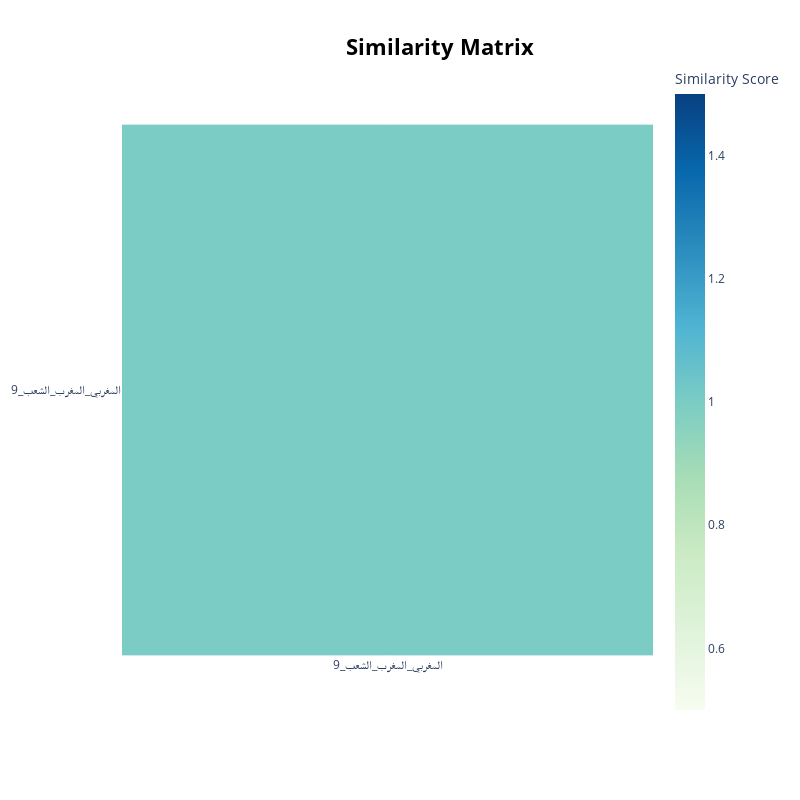

This figure's notebook cell:
### Markdown cell above
## Similarity Check

### Code cell
topic_model.visualize_heatmap(topics=[9], top_n_topics=5)

### Figure 1 — Plotly figure (JSON) as saved in the notebook; plotly's stock layout.template omitted (floating-point values rounded to 4 significant figures)
{"data": [{"coloraxis": "coloraxis", "hovertemplate": "x: %{x}<br>y: %{y}<br>Similarity Score: %{z}<extra></extra>", "name": "0", "type": "heatmap", "x": ["9_المغربي_المغرب_الشعب"], "xaxis": "x", "y": ["9_المغربي_المغرب_الشعب"], "yaxis": "y", "z": [[1]]}], "layout": {"coloraxis": {"colorbar": {"title": {"text": "Similarity Score"}}, "colorscale": [[0, "rgb(247,252,240)"], [0.125, "rgb(224,243,219)"], [0.25, "rgb(204,235,197)"], [0.375, "rgb(168,221,181)"], [0.5, "rgb(123,204,196)"], [0.625, "rgb(78,179,211)"], [0.75, "rgb(43,140,190)"], [0.875, "rgb(8,104,172)"], [1, "rgb(8,64,129)"]]}, "height": 800, "hoverlabel": {"bgcolor": "white", "font": {"family": "Rockwell", "size": 16}}, "legend": {"title": {"text": "Trend"}}, "margin": {"t": 60}, "showlegend": true, "title": {"font": {"color": "Black", "size": 22}, "text": "<b>Similarity Matrix</b>", "x": 0.55, "xanchor": "center", "y": 0.95, "yanchor": "top"}, "width": 800, "xaxis": {"anchor": "y", "constrain": "domain", "domain": [0, 1], "scaleanchor": "y"}, "yaxis": {"anchor": "x", "autorange": "reversed", "constrain": "domain", "domain": [0, 1]}}}
